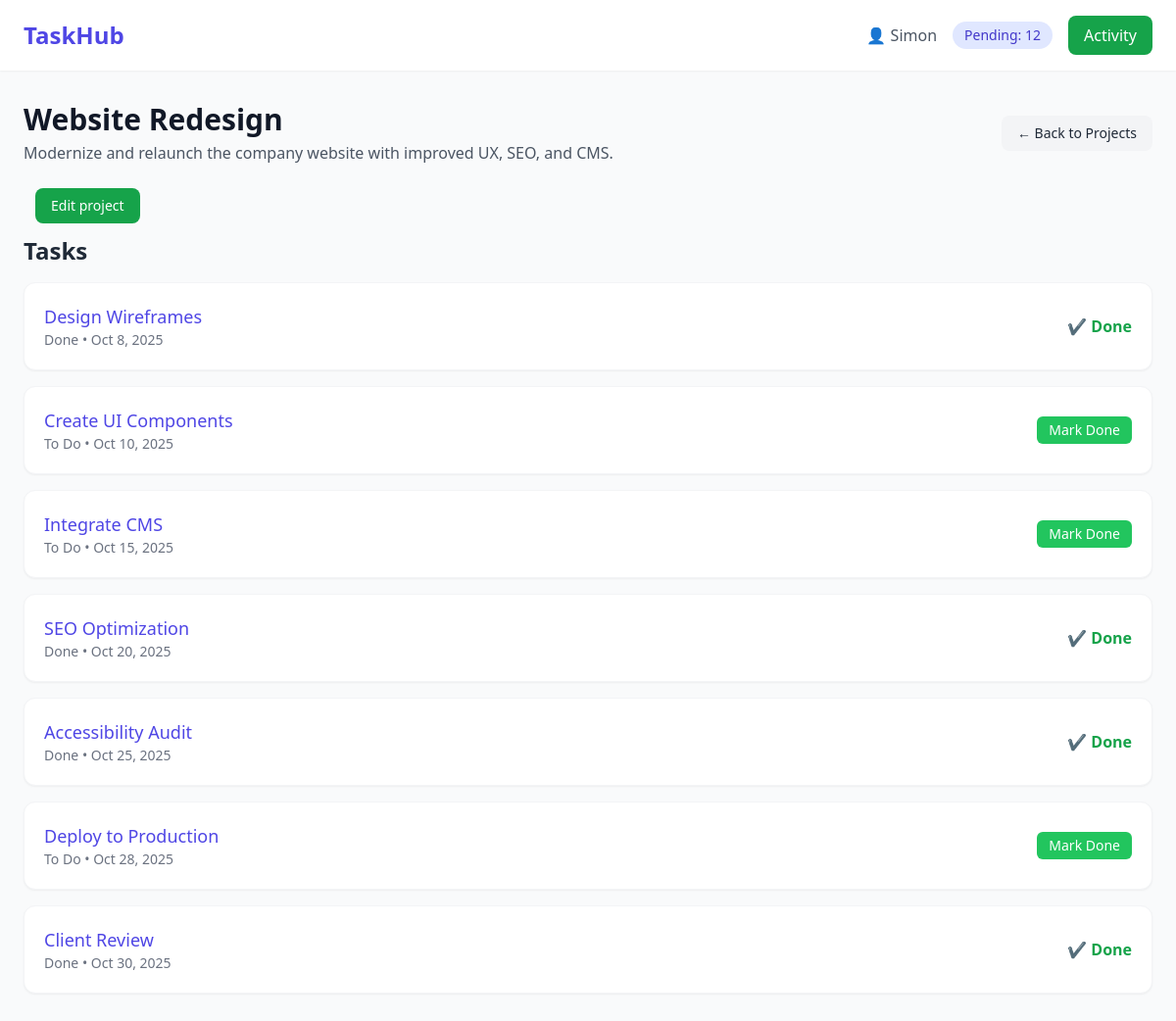
Page /projects/4/ (signed in) on the committed database.
### core/models.py (models this page shows, shortened)
class Project(models.Model):
    name = models.CharField(max_length=200)
    description = models.TextField(blank=True, null=True)
    owner = models.ForeignKey(User, on_delete=models.CASCADE, related_name='projects')
    members = models.ManyToManyField(User, related_name='shared_projects', blank=True)
    created_at = models.DateTimeField(auto_now_add=True)
    updated_at = models.DateTimeField(auto_now=True)

class Task(models.Model):
    STATUS_CHOICES = [
        ('todo', 'To Do'),
        ('in_progress', 'In Progress'),
        ('done', 'Done'),
    ]
    project = models.ForeignKey(Project, on_delete=models.CASCADE, related_name='tasks')
    title = models.CharField(max_length=200)
    description = models.TextField(blank=True, null=True)
    status = models.CharField(max_length=20, choices=STATUS_CHOICES, default='todo')
    due_date = models.DateTimeField(blank=True, null=True)
    priority = models.IntegerField(default=0)  # 0 = low, 1 = medium, 2 = high
    created_at = models.DateTimeField(auto_now_add=True)
    updated_at = models.DateTimeField(auto_now=True)
    assigned_to = models.ForeignKey(User, on_delete=models.SET_NULL, null=True, blank=True, related_name='tasks')

### core/views.py (the view)
# urls.py: path('projects/<int:project_id>/', views.project_detail, name='project_detail'),
@login_required
def project_detail(request, project_id):
    project = get_object_or_404(Project, id=project_id)
    tasks = project.tasks.all()
    return render(request, 'core/project_detail.html', {'project': project, 'tasks': tasks})

### core/context_processors.py (called while the page is built)
def global_context(request):
    user = request.user
    context = {}
    if user.is_authenticated:
        pending_tasks = Task.objects.filter(assigned_to=user, status__in=['todo', 'in_progress']).count()
        notifications = [
            {"message": "New task assigned", "type": "info"},
            {"message": "Project deadline approaching", "type": "warning"},
        ]
        context.update({
            'pending_tasks': pending_tasks,
            'notifications': notifications,
            'username': user.username,
        })
    return context

### core/templates/core/project_detail.html
{% extends 'core/base.html' %}
{% block content %}
<div class="flex flex-col lg:flex-row justify-between items-start lg:items-center mb-6">
  <div>
    <h1 class="text-3xl font-bold text-gray-900">{{ project.name }}</h1>
    <p class="text-gray-600 mt-1">{{ project.description|default:"No description" }}</p>
  </div>
  <a href="{% url 'project_list' %}"
     class="mt-4 lg:mt-0 bg-gray-100 hover:bg-gray-200 text-gray-800 px-4 py-2 rounded-lg text-sm">
    ← Back to Projects
  </a>
</div>
<div class="">
      <a href="{% url 'project_edit' project.id %}"
          class="inline-block bg-green-600 ml-3 mb-3 block hover:bg-indigo-700 text-white px-4 py-2 rounded-lg text-sm font-medium">
          Edit project
      </a>
  </div>
<h2 class="text-2xl font-semibold text-gray-800 mb-4">Tasks</h2>
<div class="space-y-4">
  {% for task in tasks %}
    <div class="bg-white border border-gray-100 rounded-xl shadow-sm p-5 flex items-center justify-between hover:shadow-md transition-all">
      <div>
        <a href="{% url 'task_detail' task.id %}" class="text-lg font-medium text-indigo-600 hover:underline">
          {{ task.title }}
        </a>
        <p class="text-gray-500 text-sm">{{ task.get_status_display }} • {{ task.due_date|date:"M j, Y" }}</p>
      </div>
      {% if task.status != 'done' %}
      <a href="{% url 'complete_task' task.id %}"
         class="bg-green-500 hover:bg-green-600 text-white px-3 py-1 rounded-md text-sm font-medium">
         Mark Done
      </a>
      {% else %}
      <span class="text-green-600 font-semibold">✔ Done</span>
      {% endif %}
    </div>
  {% empty %}
    <div class="bg-gray-50 border border-dashed border-gray-300 rounded-xl p-8 text-center">
      <p class="text-gray-500">No tasks yet.</p>
    </div>
  {% endfor %}
</div>
{% endblock %}

### core/templates/core/base.html (shortened to what this page needs)
<!DOCTYPE html>
<html lang="en">
<head>
  <script src="https://cdn.tailwindcss.com"></script>
</head>
<body class="bg-gray-50 text-gray-800">
  <header class="bg-white shadow-sm sticky top-0 z-50">
    <div class="max-w-7xl mx-auto px-6 py-4 flex items-center justify-between">
      <a href="/" class="text-2xl font-bold text-indigo-600">TaskHub</a>
      <div class="flex items-center gap-4">
        <span class="text-gray-600">👤 {{ username }}</span>
        <span class="bg-indigo-100 text-indigo-700 px-3 py-1 rounded-full text-sm font-medium">
          Pending: {{ pending_tasks }}
        </span>
        <a href="{% url 'activity_feed' %}" class="bg-green-600 hover:bg-green-700 text-white px-4 py-2 rounded-lg">Activity</a>
      </div>
    </div>
  </header>
  <main class="max-w-7xl mx-auto px-6 py-8">
    {% block content %}{% endblock %}
  </main>
</body>
</html>

### rows in the picture
Project: name "Website Redesign", description "Modernize and relaunch the company website with improved UX, SEO, and CMS."
Task: title "Design Wireframes", status "Done", due_date "Oct 8, 2025", shows "✔ Done"
Task: title "Create UI Components", status "To Do", due_date "Oct 10, 2025", shows "Mark Done"
Task: title "Integrate CMS", status "To Do", due_date "Oct 15, 2025", shows "Mark Done"
Task: title "SEO Optimization", status "Done", due_date "Oct 20, 2025", shows "✔ Done"
Task: title "Accessibility Audit", status "Done", due_date "Oct 25, 2025", shows "✔ Done"
Task: title "Deploy to Production", status "To Do", due_date "Oct 28, 2025", shows "Mark Done"
Task: title "Client Review", status "Done", due_date "Oct 30, 2025", shows "✔ Done"

### other values in the picture
{{ username }} "Simon"
{{ pending_tasks }} "12"
